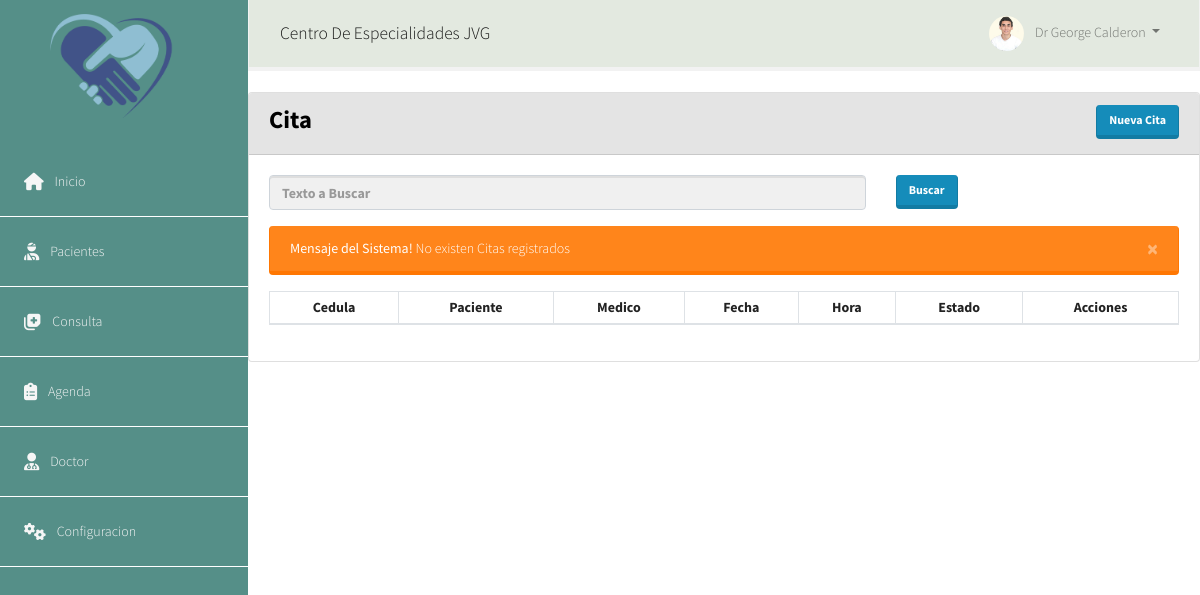
Before: /base/cita/ with the older database file.
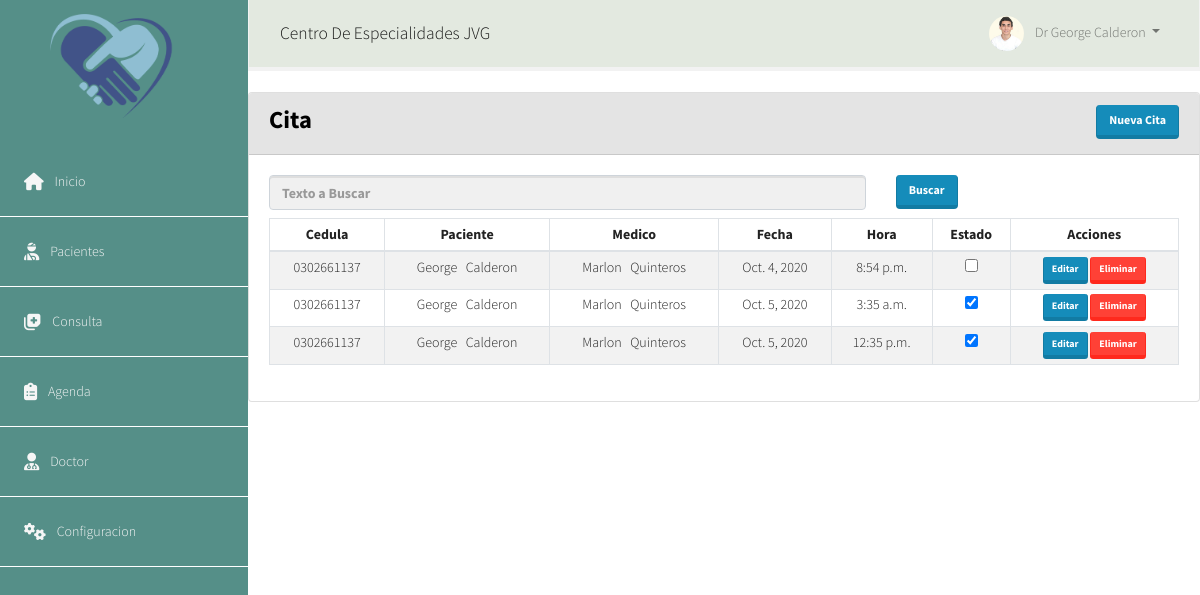
After: the same page with the newer database file.
### appcore/models.py (models this page shows, shortened)
class Agenda(models.Model):
    paciente = models.ForeignKey(Paciente, on_delete=models.PROTECT)
    doctor = models.ForeignKey(Doctor, on_delete=models.PROTECT)
    fecha = models.DateField(
        'Fecha de Agenda', blank=True, null=True, default=date.today())
    hora = models.TimeField('Hora', default=datetime.now().time())
    estado = models.BooleanField(default=True)
    class Meta:
        verbose_name = 'Agenda'
        verbose_name_plural = 'Agendas'

class Persona(models.Model):
    tipo_sexo = (('N', 'Ninguno'), ('M', 'Masculino'), ('F', 'Femenino'))
    estado_civil = (('S', 'Soltero'), ('C', 'Casado'),
                    ('D', 'Divorciado'), ('V', 'Viudo'), ('U', 'Union'))
    cedula = models.CharField('Cedula', max_length=13, unique=True)
    nombre = models.CharField(max_length=100, verbose_name='Nombres')
    apellido = models.CharField(max_length=100, verbose_name='Apellidos')
    nacimiento = models.DateField('Fecha Nacimiento', blank=True, null=True)
    sexo = models.CharField('sexo', choices=tipo_sexo,
                            default='N', max_length=1)
    civil = models.CharField(
        'Estado civil', choices=estado_civil, default='S', max_length=1)
    profesion = models.ManyToManyField(Profesion)
    titulo = models.ManyToManyField(Titulo)
    provincia = models.ForeignKey(
        Provincia, on_delete=models.PROTECT, blank=True, null=True)
    ciudad = models.ForeignKey(
        Ciudad, on_delete=models.PROTECT, blank=True, null=True)
    direccion = models.CharField(
        'Direccion', max_length=100, blank=True, null=True)
    telefono = models.CharField(
        'Telefono', max_length=100, blank=True, null=True)
    email = models.EmailField('Correo', max_length=100, blank=True, null=True)
    foto = models.ImageField('Foto', upload_to='fotos/', blank=True, null=True)
    class Meta:
        abstract = True

class Paciente(Persona):
    sangre = models.ForeignKey(
        Sangre, on_delete=models.PROTECT, blank=True, null=True)
    hijos = models.IntegerField('No.hijos', default=0)
    estado = models.BooleanField(default=True)
    class Meta:
        verbose_name = 'Paciente'
        verbose_name_plural = 'Pacientes'

class Doctor(Persona):
    consultoria=models.CharField(max_length=200)
    lugar=models.CharField(verbose_name='Direccion de Consultorio', max_length=100)
    logo=models.ImageField(verbose_name='Logo', upload_to='Logos/', blank=True, null=True)
    horario=models.ManyToManyField(Horario)
    registro=models.CharField(verbose_name='Registro Medico', max_length=50)
    duracion=models.IntegerField(verbose_name='Duracion de Consulta', default=30)
    estado=models.BooleanField(default=True)
    class Meta:
        verbose_name='Doctor'
        verbose_name_plural='Doctores'

### appcore/views.py (the view)
# urls.py: path('cita/', CitaView.as_view(), name='cita'),
class CitaView(ListView):
    model = Agenda
    template_name = "core/cita.html"
    context_object_name = "cita"
    paginate_by = 7

### templates/core/cita.html (shortened to what this page needs)
{% extends 'menu.html' %}
{% block main %}
{% load static %}
<class class="container-fluid">
    <div class="card">
        <div class="card-header text-light" style="background: #E4E4E4;">
            <div class="row">
                <div class="col-md-8">
                    <h3 id="titulo" class="font-weight-bold" style="color: #000000;">Cita</h3>
                </div>
                <div class="col-md-4 ">
                    <a href="{% url 'base:crear_cita' %}" class="btn btn-primary float-right">Nueva Cita</a>
                </div>
            </div>
        </div>
        <div class="card-body">
            <form class="row">
                <div class="col-md-8">
                    <input class="form-control mr-2 bg-secondary text-danger font-weight-bold "
                        placeholder="Texto a Buscar" name="nombre" value={{nombre}}>
                </div>
                <div class="col-md-4 ">
                    <button class="btn btn-primary" type="submit">Buscar</button>
                </div>
            </form>
            <div class="row pt-2">
                <div class="col table-responsive">
                    <table class="table table-striped table-hover table-sm  table-bordered ">
                        <thead>
                            <tr>
                                <th class="text-center">Cedula</th>
                                <th class="text-center">Paciente</th>
                                <th class="text-center">Medico</th>
                                <th class="text-center">Fecha</th>
                                <th class="text-center">Hora</th>
                                <th class="text-center">Estado</th>
                                <th class="text-center">Acciones</th>
                            </tr>
                        </thead>
                        <tbody id="tabla">
                            {% for cita in cita%}
                            <tr>
                                <td class="text-center">{{ cita.paciente.cedula }}</td>
                                <td class="text-center"><span> {{ cita.paciente.nombre | capfirst }} &nbsp
                                        {{ cita.paciente.apellido | capfirst }} </span> </td>
                                <td class="text-center">{{ cita.doctor.nombre | capfirst }} &nbsp
                                    {{ cita.doctor.apellido | capfirst }}</td>
                                <td class="text-center"> {{ cita.fecha }} </td>
                                <td class="text-center"> {{ cita.hora }} </td>
                                {% if cita.estado == True %}
                                <td class="text-center"> <input type="checkbox" checked
                                        onclick="javascript: return false;"> </td>
                                {% else %}
                                <td class="text-center"> <input type="checkbox" onclick="javascript: return false;">
                                </td>
                                {% endif %}
                                <td class="text-center"><a class="btn btn-primary btn-sm"
                                        href="{% url 'base:editar_cita' cita.id %}">Editar</a>
                                    <a rel="action" data-json='{"accion":"elim" ,"id":"{{cita.id}}"}'
                                        class="btn btn-danger btn-sm" href="#">Eliminar</a>
                                </td>
                            </tr>
                            {% empty %}
                            <div class="alert alert-warning alert-dismissible fade show mt-2" role="alert">
                                <strong>Mensaje del Sistema!</strong> No existen Citas registrados
                                <button type="button" class="close" data-dismiss="alert" aria-label="Close">
                                    <span aria-hidden="true">&times;</span>
                                </button>
                            </div>
                            {% endfor %}
                        </tbody>
                    </table>
                </div>
            </div>
        </div>
    </div>
</class>
{% endblock %}

### templates/menu.html (shortened to what this page needs)
<!doctype html>
<html lang="en">
<head>
  {% load static%}
  <link rel="stylesheet" href="{% static 'lib/bootstrap/css/bootstrap.min.css' %}">
  <link rel="stylesheet" href="{% static 'css/estilos.css' %}">
  <link rel="stylesheet"
        href="https://cdnjs.cloudflare.com/ajax/libs/bootstrap-datepicker/1.9.0/css/bootstrap-datepicker.css">
</head>
<body>
  <div class="d-flex">
    <div id="sidebar-container" class="bg-primary">
      <div class="logo">
        <h4 class="text-light font-weight-bold"><img src="/media/fotos/logo.png" class="img-fluid mr-2 foto" alt="">
        </h4>
      </div>
      <div class="menu">
        <a href="{% url  'menu' %}" class="d-block p-4 text-light">
          Inicio</a>
        <a href="{% url 'base:paciente' %}" class="d-block p-4 text-light">  Pacientes</a>
        <a href="{% url 'base:cita' %}" class="d-block p-4 text-light">  Consulta</a>
        <a href="{% url 'base:crear_cita' %}" class="d-block p-4 text-light">
          Agenda</a>
        <a href="{% url 'base:doctor_view' %}" class="d-block p-4 text-light">  Doctor</a>
        <a href="#" class="d-block p-4 text-light">  Configuracion</a>
      </div>
    </div>
    <div class="w-100">
      <nav class="navbar navbar-expand-lg navbar-light bg-light">
        <div class="container-fluid">
          <a style="cursor: default;" class="navbar-brand d-inline-block" href="#">Centro De Especialidades JVG</a>
          <div class="collapse navbar-collapse" id="navbarSupportedContent">
            <ul class="navbar-nav ml-auto">
              <li class="nav-item dropdown">
                <a class="nav-link dropdown-toggle" href="#" id="navbarDropdown" role="button" data-toggle="dropdown"
                  aria-haspopup="true" aria-expanded="false">
                  <img src="/media/fotos/george.jpg" class="img-fluid rounded-circle mr-2 avatar" alt="">
                  Dr George Calderon
                </a>
              </li>
            </ul>
          </div>
        </div>
      </nav>
      <div id="content">
        {% block main %}
        {% endblock %}
      </div>
    </div>
  </div>
</body>
</html>

### static/css/estilos.css (style rules this page uses)
* { margin: 0; padding: 0; list-style: none; box-sizing: border-box; text-decoration: none; }
:root { --primary: #558F88; --sup: #E3E9E0; --grey: #efefef; }
body { overflow: hidden; font-weight: 300; color: var(--grey); }
.bg-primary { background-color: var(--primary) !important; }
.bg-light { background-color: var(--sup) !important; }
#sidebar-container { min-height: 100vh; }
#sidebar-container .logo { padding: 0.875rem 1.25rem; }
#sidebar-container .menu { width: 15.5rem; }
.avatar { max-width: 35px; }
.foto { max-width: 200px; }
#content { overflow-y: auto; height: 100vh; padding-bottom: 5rem; }
#sidebar-container .menu a { border-bottom: 1px solid #fff; }

Changed rows visible on the page:
added Agenda: paciente.cedula "0302661137", paciente.nombre "George", paciente.apellido "Calderon", doctor.nombre "Marlon", doctor.apellido "Quinteros", fecha "Oct. 4, 2020", hora "8:54 p.m."
added Agenda: paciente.cedula "0302661137", paciente.nombre "George", paciente.apellido "Calderon", doctor.nombre "Marlon", doctor.apellido "Quinteros", fecha "Oct. 5, 2020", hora "3:35 a.m."
added Agenda: paciente.cedula "0302661137", paciente.nombre "George", paciente.apellido "Calderon", doctor.nombre "Marlon", doctor.apellido "Quinteros", fecha "Oct. 5, 2020", hora "12:35 p.m."
Other visible differences:
text no longer shown: "Mensaje del Sistema! No existen Citas registrados ×"
